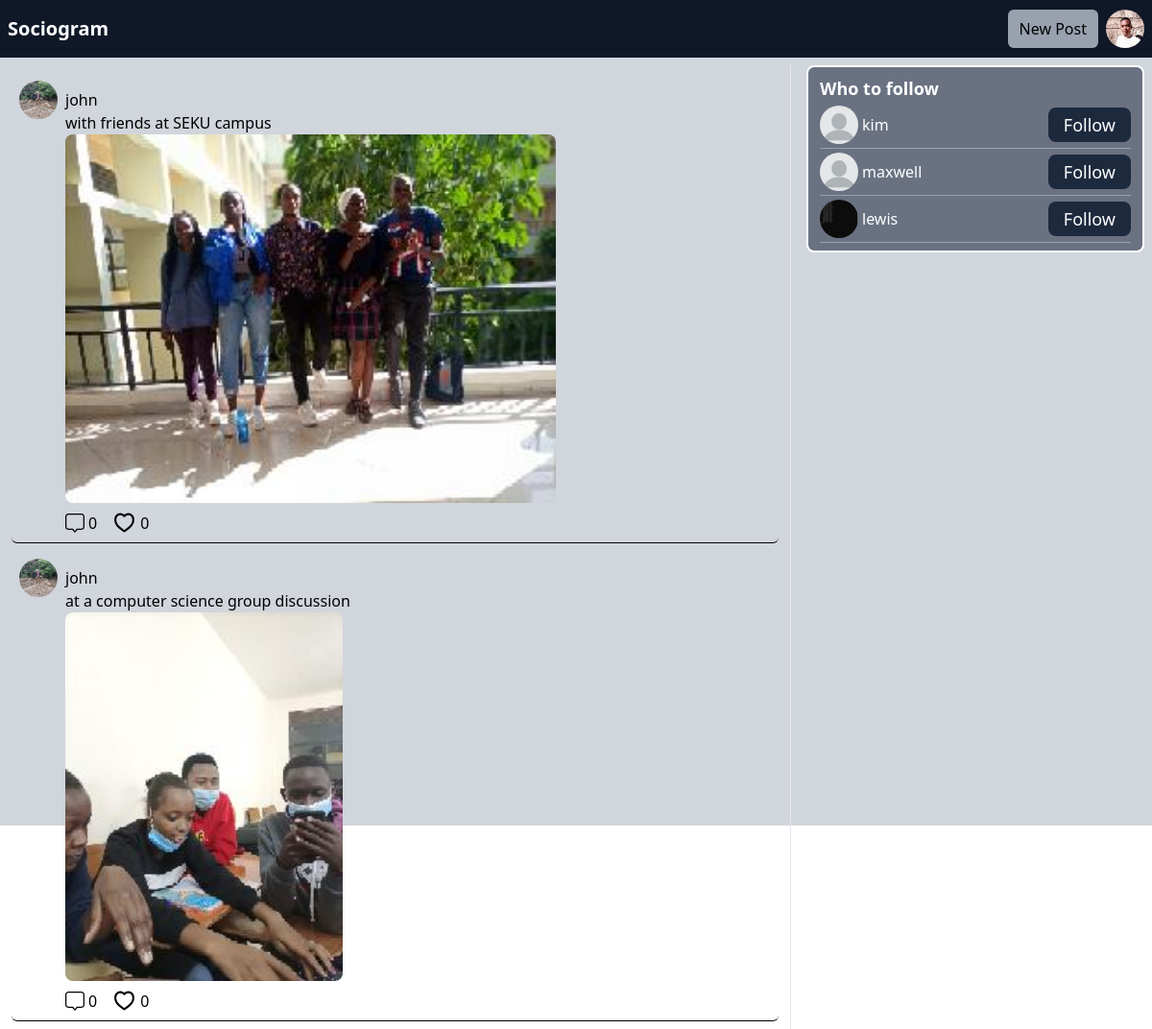
The app's page / (signed in) with its own data.
### core/models.py (models this page shows, shortened)
class Post(models.Model):
    id = models.UUIDField(primary_key=True, default=uuid.uuid4)
    user = models.CharField(max_length=100)
    image = models.ImageField(upload_to='post_images')
    text = models.TextField()
    created_at = models.DateField(default=datetime.now)
    no_of_likes = models.IntegerField(default=0)
    class Meta:
        ordering = ("created_at",)

### accounts/models.py (models this page shows)
class Profile(models.Model):
    user = models.ForeignKey(User, on_delete=models.CASCADE)
    id_user = models.IntegerField()
    bio = models.TextField(blank=True)
    profileimg = models.ImageField(upload_to='profile_images', default='blank-profile.png')
    backgroundimg = models.ImageField(
        upload_to="profile_images", default="blank-profile.png"
    )
    location = models.CharField(max_length=100, blank=True)
    def __str__(self):
        return self.user.username

### core/views.py (the view)
# urls.py: path("", views.index, name="index"),
@login_required(login_url="accounts:login")
def index(request):
    user_object = User.objects.get(username=request.user.username)
    user_profile = []
    username = request.user.username
    try:
        user_profile = Profile.objects.get(user=user_object)
    except:
        print("profile does not exist")
    user_following_list = []
    feed = []
    user_following = FollowersCount.objects.filter(follower=request.user.username)
    for users in user_following:
        user_following_list.append(users.user)
    for username in user_following_list:
        feed_list = Post.objects.filter(user=username)
        feed.append(feed_list)
    feed_list = list(chain(*feed))
    users = User.objects.all()
    user_following_all = []
    for user in user_following:
        user_list = User.objects.get(username=user.user)
        user_following_all.append(user_list)
    new_suggestions_list = [x for x in list(users) if (x not in list(user_following_all))]
    current_user = User.objects.filter(username=request.user.username)
    final_suggestions_list = [x for x in list(new_suggestions_list) if ( x not in list(current_user))]
    random.shuffle(final_suggestions_list)
    username_profile = []
    username_profile_list = []
    for users in final_suggestions_list:
        username_profile.append(users.id)
    for ids in username_profile:
        profile_lists = Profile.objects.filter(id_user=ids)
        username_profile_list.append(profile_lists)
    suggestions_username_profile_list = list(chain(*username_profile_list))
    for post in feed_list:
        user_object = User.objects.get(username=post.user)
        user_profile = Profile.objects.get(user=user_object)
        post.profileimg = user_profile.profileimg
    return render(
        request,
        "index.html",
        {
            "username": username,
            "user_profile": user_profile,
            "posts": feed_list,
            "users_to_follow": suggestions_username_profile_list,
        },
    )

### core/templatetags/like_filters.py (called while the page is built)
@register.filter
def user_has_liked(post, user):
    if not user.is_authenticated:
        return False
    return LikePost.objects.filter(post_id=post.id, username=user.username).exists()

### templates/index.html (shortened to what this page needs)
{% extends "base.html" %}
{% load like_filters %}
{% block content %}
    <section class="bg-gray-300 h-screen">
        <div class='flex flex-col  md:flex-row md:space-x-4'>
            <ul class='border-r border-gray-200 w-full mt-2'>
                {% for post in posts %}
                <li class="post-card flex mx-3 py-2 px-2 m-2 rounded-md border-b">
                    <div class='flex space-x-2'>
                        <a href="#" class=''>
                            <img
                                src="{{post.profileimg.url}}"
                                class='rounded-full h-10 w-10'
                                alt=""
                            />
                        </a>
                        <div class='content-section mt-2'>
                            <h4>{{post.user}}</h4>
                            <p>{{post.text}}</p>
                            {% if post.image.url is not None %}
                                <img
                                    src="{{post.image.url}}"
                                    class='object-cover w-full rounded-lg h-64 md:h-96 md:w-auto md:rounded-s-lg'
                                    alt=""
                                />
                            {% endif %}
                            <div class='footer flex flex-row space-x-4 mt-2 items-center'>
                                <div class="flex flex-row items-center space-x-1">
                                    <span>{{post.post_comments.count}}</span>
                                </div>
                                <div class="flex flex-row space-x-1 items-center">
                                    <a
                                        class="like-btn"
                                        data-post-id="{{ post.id }}"
                                    >
                                            <svg
                                                class="heart-outline {% if post|user_has_liked:user %}hidden{% else %}block{% endif %} cursor-pointer transition-transform duration-200 ease-in-out transform scale-100 hover:scale-110"
                                                fill="currentColor" width="25" height="25"
                                                viewBox="0 0 24 24"
                                                xmlns="http://www.w3.org/2000/svg">
                                                <path
                                                    d="M20.5,4.609A5.811,5.811,0,0,0,16,2.5a5.75,5.75,0,0,0-4,1.455A5.75,5.75,0,0,0,8,2.5,5.811,5.811,0,0,0,3.5,4.609c-.953,1.156-1.95,3.249-1.289,6.66,1.055,5.447,8.966,9.917,9.3,10.1a1,1,0,0,0,.974,0c.336-.187,8.247-4.657,9.3-10.1C22.45,7.858,21.453,5.765,20.5,4.609Zm-.674,6.28C19.08,14.74,13.658,18.322,12,19.34c-2.336-1.41-7.142-4.95-7.821-8.451-.513-2.646.189-4.183.869-5.007A3.819,3.819,0,0,1,8,4.5a3.493,3.493,0,0,1,3.115,1.469,1.005,1.005,0,0,0,1.76.011A3.489,3.489,0,0,1,16,4.5a3.819,3.819,0,0,1,2.959,1.382C19.637,6.706,20.339,8.243,19.826,10.889Z" />
                                            </svg>
                                    </a>
                                    <span
                                        id="likes-count-{{ post.id }}"
                                        class="likes-count"
                                    >
                                        {{post.no_of_likes}}
                                    </span>
                                </div>
                            </div>
                        </div>
                    </div>
                </li>
                {% endfor %}
            </ul>
            <div class='border-2 bg-gray-500 text-white w-[500px] mt-2 rounded-lg h-full flex flex-col justify-center px-3 py-2 md:mr-2'>
                <h2 class="text-lg font-bold">Who to follow</h2>
                {% for user in users_to_follow %}
                <div class="flex justify-between items-center border-b border-gray-400 py-1">
                    <div class="flex items-center space-x-1">
                        <img src="{{user.profileimg.url}}" alt="" class="h-10 w-10 rounded-full">
                        <a
                            href={% url 'accounts:profile' user %}
                            class="hover:underline"
                        >
                            {{user}}
                        </a>
                    </div>
                    <form
                        method="post"
                        class="follow-form"
                        data-url="{% url 'accounts:follow' %}"
                    >
                        <button type="submit" class="follow-btn bg-slate-800 text-lg text-white px-4 py-1 rounded-lg">Follow</button>
                    </form>
                </div>
                {% endfor %}
            </div>
        </div>
    </section>
{% endblock content %}

### records on screen
Post: user "john", text "with friends at SEKU campus", image (picture), post_comments.count "0", no_of_likes "0"
Post: user "john", text "at a computer science group discussion", image (picture), post_comments.count "0", no_of_likes "0"
Profile: profileimg (placeholder picture), user.username "kim"
Profile: profileimg (placeholder picture), user.username "maxwell"
Profile: profileimg (picture), user.username "lewis"
